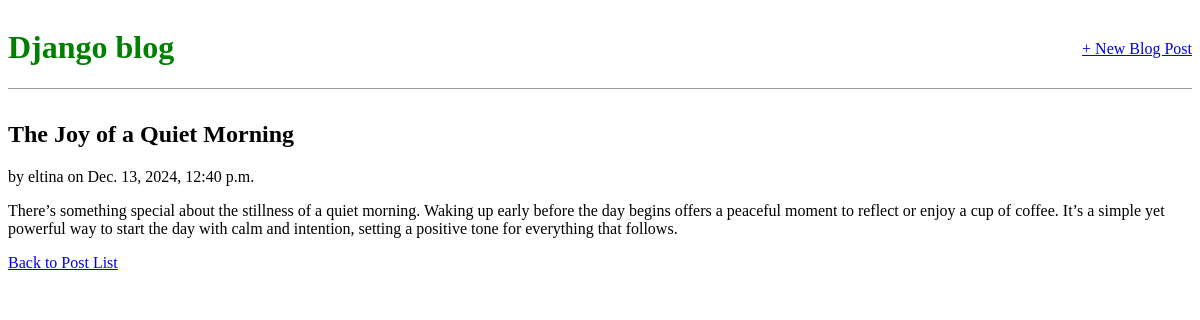
The app's page /post/4/ with its own data.
### blog/models.py (models this page shows, shortened)
class Post(models.Model):
    title = models.CharField(max_length=200)
    content = models.TextField()
    author = models.ForeignKey(settings.AUTH_USER_MODEL, on_delete=models.CASCADE)
    created_at = models.DateTimeField(auto_now_add=True)

### accounts/models.py (models this page shows)
class CustomUser(AbstractUser):
    bio = models.TextField(blank=True, null=True) # Add a bio field

### blog/views.py (the view)
# urls.py: path("post/<int:pk>/", post_detail, name="post_detail"),
def post_detail(request, pk):
    post = get_object_or_404(Post, pk=pk)
    return render(request, 'post_detail.html', {'post': post})

### blog/templates/post_detail.html (shortened to what this page needs)
{% extends 'base.html' %}
{% block content %}
  <h2>{{ post.title }}</h2>
  <p>by {{ post.author }} on {{ post.created_at }}</p>
  <p>{{ post.content }}</p>
  <a href="{% url 'home' %}">Back to Post List</a>
{% endblock %}

### templates/base.html (shortened to what this page needs)
<html>
  <head>
  </head>
  <body>
    <header>
      <div class="nav-left">
          <h1><a href="{% url 'home' %}">Django blog</a></h1>
      </div>
      <div class="nav-right">
          <a href="{% url 'post_create' %}">+ New Blog Post</a>
      </div>
    </header>
    <main>
      {% block content %}
      {% endblock content %}
    </main>
  </body>
</html>

### templates/base.html (style rules this page uses)
header { border-bottom: 1px solid #999; margin-bottom: 2rem; display: flex; }
header h1 a { color: green; text-decoration: none; }
.nav-left { margin-right: auto; }
.nav-right { display: flex; padding-top: 2rem; }

### records on screen
Post: title "The Joy of a Quiet Morning", author "eltina", created_at "Dec. 13, 2024, 12:40 p.m.", content "There’s something special about the stillness of a quiet morning. Waking up early before the day begins offers a peaceful moment to reflect or enjoy a cup of coffee. It’s a simple yet powerful way to start the day with calm and intention, setting a positive tone for everything that follows."
